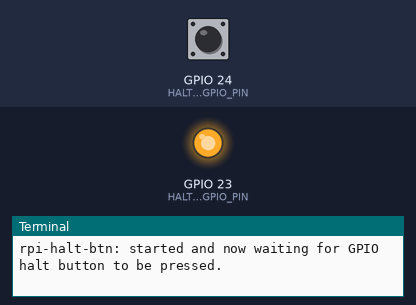
The program below on a simulated Raspberry Pi (BCM pin numbers). On the bench: output pins drawn as LEDs (lit = HIGH), the last lines printed to the terminal. The inputs (shaded band) are chosen by the test bench; at power-on: GPIO 24 (HALT_SWITCH_GPIO_PIN) HIGH. The run ends when the program shuts the computer down. At 1.8 s the program puts the board to deep sleep or switches it off; the recording ends there.

Above: at 1.2 s.
1.3 s: GPIO 24 (HALT_SWITCH_GPIO_PIN) pulled LOW for 0.15 s
At 1.7 s:
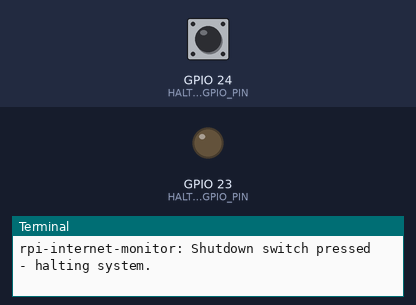
Timing chart, 0 to 1.8 s (numbered marks = the images above; inputs shaded):
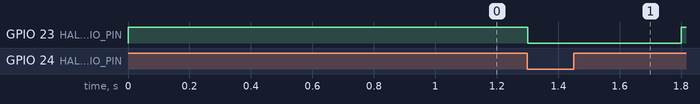

The program:

rpi-halt-btn.py
```python
# import required libraries
import RPi.GPIO as GPIO
import subprocess, time

# setup the GPIO pins for the halt switch
HALT_SWITCH_GPIO_PIN = 24
HALT_SWITCH_LED_GPIO_PIN = 23
GPIO.setmode(GPIO.BCM)
GPIO.setup(HALT_SWITCH_LED_GPIO_PIN, GPIO.OUT)
GPIO.setup(HALT_SWITCH_GPIO_PIN, GPIO.IN, pull_up_down=GPIO.PUD_UP)
GPIO.output(HALT_SWITCH_LED_GPIO_PIN, True)

print "rpi-halt-btn: started and now waiting for GPIO halt button to be pressed."

# wait for the button to be pressed and when pressed, issue
# the halt command to stop the raspberry pi
try:
	GPIO.wait_for_edge(HALT_SWITCH_GPIO_PIN, GPIO.FALLING)
except KeyboardInterrupt:
	print "Stopped by user"
	GPIO.cleanup()
print "rpi-internet-monitor: Shutdown switch pressed - halting system."
GPIO.output(HALT_SWITCH_LED_GPIO_PIN, False)
time.sleep(0.5)
GPIO.output(HALT_SWITCH_LED_GPIO_PIN, True)
subprocess.call(["sudo","halt"])
```

Measured:
- after the input at 1.3 s, GPIO 23 (HALT_SWITCH_LED_GPIO_PIN): HIGH → LOW at once, → HIGH 0.50 s later
